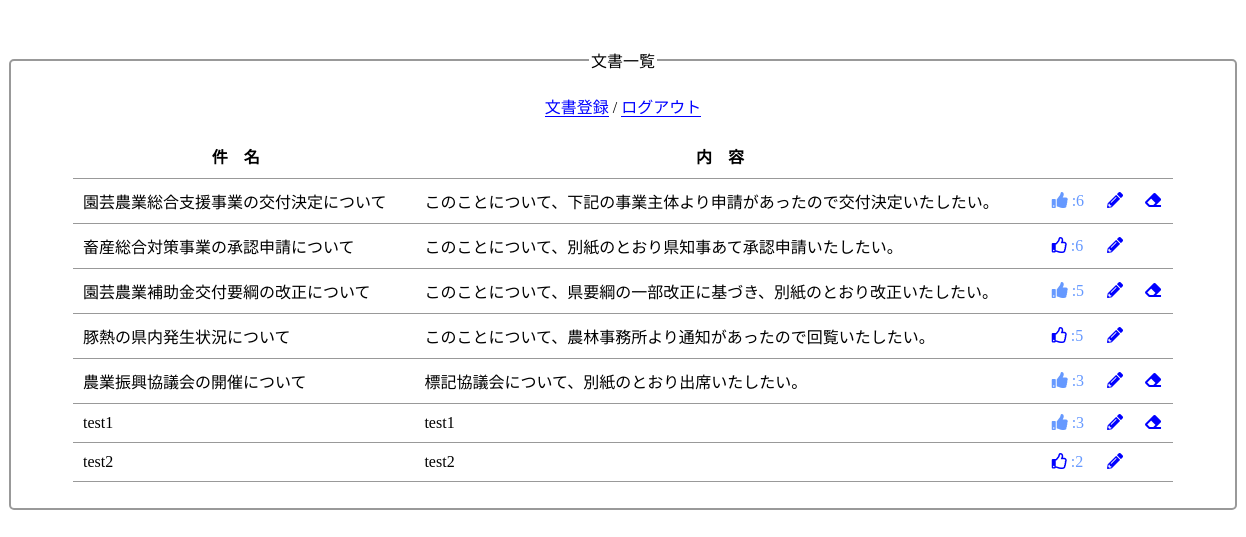
Before: /doc_read.php (signed in) with the older database file.
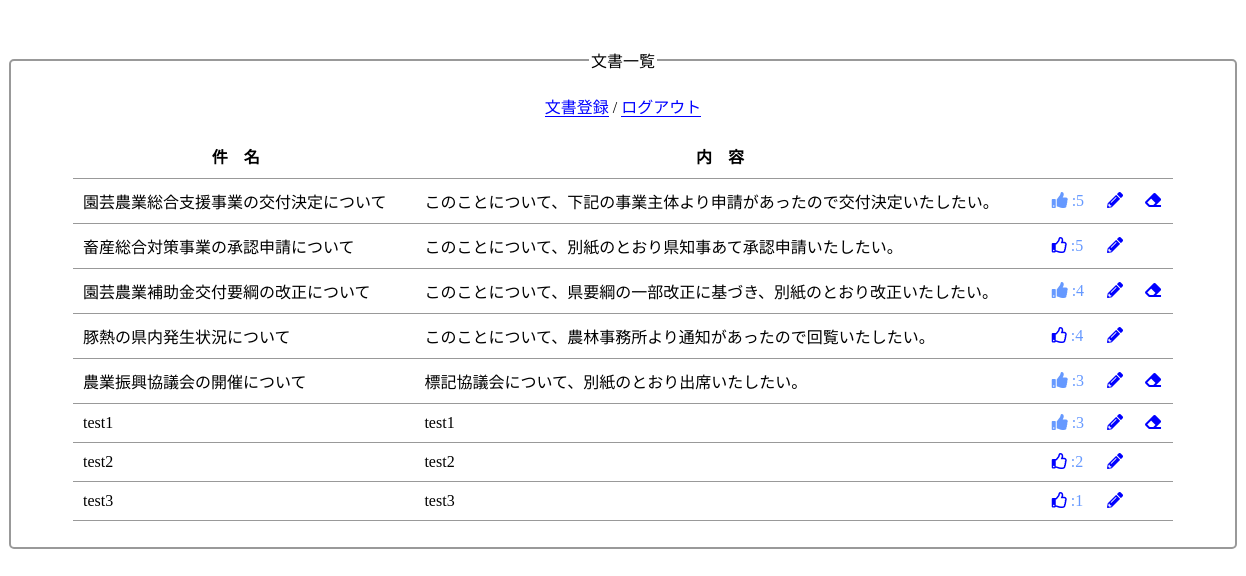
After: the same page with the newer database file.
### tables this page shows
CREATE TABLE `document_table` (
  `id` int(12) NOT NULL,
  `doc_title` varchar(200) NOT NULL,
  `doc_contents` varchar(400) NOT NULL,
  `created_at` datetime NOT NULL,
  `updated_at` datetime NOT NULL,
  `created_by` int(12) NOT NULL,
  `updated_by` int(12) NOT NULL
);

### doc_read.php (the view, shortened to what this page needs)
<?php
$pdo = connect_to_db();
$user_id = $_SESSION["id"];
$sql = "SELECT * FROM document_table
        LEFT OUTER JOIN (SELECT doc_id, COUNT(id) AS cnt
        FROM approval_table GROUP BY doc_id) AS appr
        ON document_table.id = appr.doc_id";
$stmt = $pdo->prepare($sql);
$status = $stmt->execute();
if ($status == false) {
  $error = $stmt->errorInfo();
  echo json_encode(["error_msg" => "{$error[2]}"]);
  exit();
} else {
  $result = $stmt->fetchAll(PDO::FETCH_ASSOC);
  $output = "";
  foreach ($result as $record) {
    if ($user_id == $record["created_by"]) {
      $output .= "<tr>";
      $output .= "<td>{$record["doc_title"]}</td>";
      $output .= "<td>{$record["doc_contents"]}</td>";
      $output .= "<td><span><i class='fas fa-thumbs-up'></i> :{$record["cnt"]}</span></td>";
      $output .= "<td><a href='doc_edit.php?id={$record["id"]}' class='icon'><i class='fas fa-pencil-alt'></i></a></td>";
      $output .= "<td><a href='doc_delete.php?id={$record["id"]}' class='icon' onclick='return confirm_del();'><i class='fas fa-eraser'></i></a></td>";
      $output .= "</tr>";
    } else {
      $output .= "<tr>";
      $output .= "<td>{$record["doc_title"]}</td>";
      $output .= "<td>{$record["doc_contents"]}</td>";
      $output .= "<td><div class='tooltip'>
      <span class='tooltip-text'>承認者を表示</span>
      <a href='approval_create.php?user_id={$user_id}&doc_id={$record["id"]}' class='icon'><i class='far fa-thumbs-up'></i></a>
      <span> :{$record["cnt"]}</span>
      </div></td>";
      $output .= "<td><a href='doc_edit.php?id={$record["id"]}' class='icon'><i class='fas fa-pencil-alt'></i></a></td>";
      $output .= "<td></td></tr>";
    }
  }
}
?>
<!DOCTYPE html>
<html lang="ja">
<head>
  <link href="https://use.fontawesome.com/releases/v5.6.1/css/all.css" rel="stylesheet">
</head>
<body>
  <fieldset>
    <legend>文書一覧</legend>
    <div>
      <a href="doc_input.php" class="link">文書登録</a> / <a href="logout.php" class="link">ログアウト</a>
    </div>
    <div>
      <table>
        <thead>
          <tr>
            <th>件名</th>
            <th>内容</th>
            <th></th>
            <th></th>
            <th></th>
          </tr>
        </thead>
        <tbody>
          <?= $output ?>
        </tbody>
      </table>
    </div>
  </fieldset>
</body>
</html>

### doc_read.php (style rules this page uses)
fieldset { width: 1200px; margin: 3em auto; text-align: center; border-radius: 5px; border: solid 2px #999; }
table { width: 1100px; margin: auto auto 1em; text-align: left; border-collapse: collapse; border: 1px; }
th { text-align: center; padding: 10px; letter-spacing: 1em; border-bottom: .5px solid #999; }
td { padding: 10px; border-bottom: .5px solid #999; }
div { margin-top: 1em; }
a.link { color: blue; text-decoration: none; border-bottom: 1px solid blue; }
a.icon { text-decoration: none; color: blue; }
span { color: #6699FF; }
div.tooltip { margin: auto; position: relative; cursor: pointer; }

Changed rows visible on the page:
computed for document_table "園芸農業総合支援事業の交付決定について": cnt "6" → "5"
computed for document_table "畜産総合対策事業の承認申請について": cnt "6" → "5"
computed for document_table "園芸農業補助金交付要綱の改正について": cnt "5" → "4"
computed for document_table "豚熱の県内発生状況について": cnt "5" → "4"
added document_table: doc_title "test3", doc_contents "test3", cnt "1", created_by 1 (drawn)
